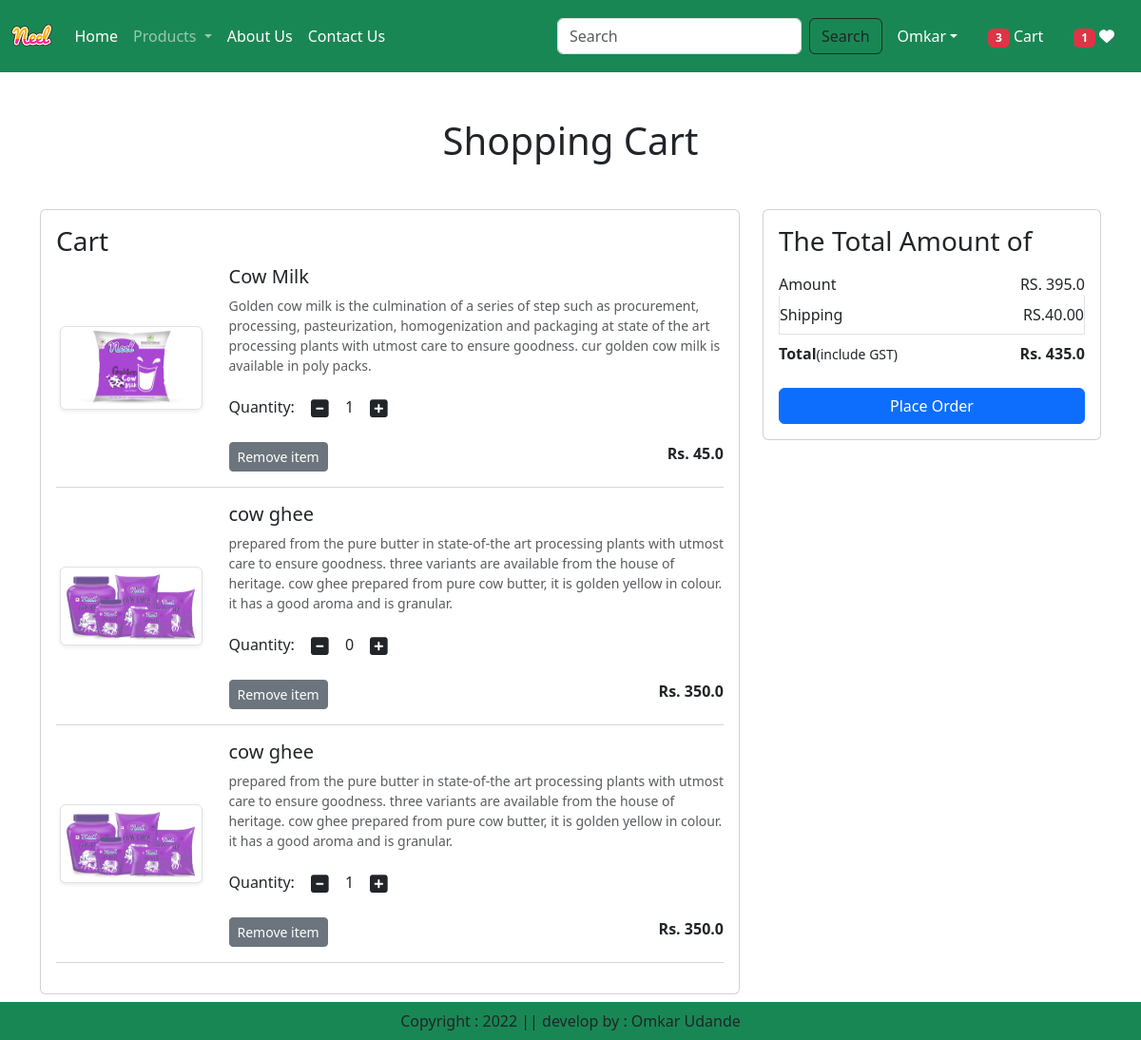
/cart/ (signed in), run on the app's committed database.
### app/models.py (models this page shows, shortened)
class Cart(models.Model):
    user = models.ForeignKey(User, on_delete=models.CASCADE)
    product = models.ForeignKey(Product,on_delete=models.CASCADE)
    quantity = models.PositiveIntegerField(default=1)

class Product(models.Model):
    title=models.CharField(max_length=100)
    selling_price=models.FloatField()
    discounted_price=models.FloatField()
    description=models.TextField()
    composition=models.TextField(default='')
    prodapp=models.TextField(default='')
    category=models.CharField(choices=CATEGORY_CHOICES, max_length=2)
    product_images=models.ImageField(upload_to='product')

### app/views.py (the view)
# urls.py: path('cart/', views.show_cart, name='showcart'),
@login_required
def show_cart(request):
    user = request.user
    cart = Cart.objects.filter(user=user)
    amount = 0
    for p in cart:
        value = p.quantity * p.product.discounted_price
        amount = amount + value
    totalamount=amount + 40
    totalitem = 0
    wishitem=0
    if request.user.is_authenticated:
        totalitem = len(Cart.objects.filter(user=request.user))
        wishitem = len(Wishlist.objects.filter(user=request.user))
    return render(request,'app/addtocart.html',locals())

### app/templates/app/addtocart.html (shortened to what this page needs)
{% extends 'app/base.html' %}
{% load static %}
{% block main-content %}
<div class="container my-5">
    <div class="row">
        {% if cart %}
        <h1 class="text-center mb-5">Shopping Cart</h1>
        <div class="col-sm-8">
            <div class="card">
                <div class="card-body">
                    <h3>Cart</h3>
                    {% for item in cart %}
                    <div class="row">
                        <div class="col-sm-3 text-center align-self-center"><img src="{{ item.product.product_images.url }}" alt=""srcset="" class="img-fluid img-thumbnail shadow-sm" height="150" width="150"></div>
                        <div class="col-sm-9">
                            <div>
                                <h5>{{item.product.title}}</h5>
                                <p class="mb-2 text-muted small">{{item.product.description}}</p>
                                <div class="my-3">
                                    <label for="quantity">Quantity:</label>
                                    <a class="minus-cart btn" pid="{{item.product.id}}"> <i class="fas fa-minus-square fa-lg"></i></a>
                                    <span id="quantity">{{item.quantity}}</span>
                                    <a class="plus-cart btn" pid="{{item.product.id}}"> <i class="fas fa-plus-square fa-lg"></i></a>
                                </div>
                                <div class="d-flex justify-content-between">
                                    <a href="#" class="remove-cart btn btn-sm btn-secondary mr-3" pid="{{item.product.id}}">Remove item</a>
                                    <p class="mb-0"><span><strong>Rs. {{item.product.discounted_price}}</strong></span></p>
                                </div>
                            </div>
                        </div>
                    </div>
                    <hr class="text-muted">
                    {% endfor %}
                </div>
            </div>
        </div>
        <div class="col-sm-4">
            <div class="card">
                <div class="card-body">
                    <h3>The Total Amount of </h3>
                    <ul class="list-group">
                        <li class="list-group-item d-flex justify-content-between align-items-center border-0 px-0 pb-0">Amount <span id="amount">RS. {{amount}}</span></li>
                        <li class="list-group-item d-flex justify-content-between align-items-center px-0">Shipping <span>RS.40.00</span></li>
                        <li class="list-group-item d-flex justify-content-between align-items-center border-0 px-0 mb-3">
                            <div>
                                <strong>Total</strong><small>(include GST)</small>
                            </div>
                            <span id="totalamount"><strong>Rs. {{totalamount}}</strong></span>
                        </li>
                    </ul>
                    <div class="d-grid"><a href="{% url 'checkout' %}" class="btn btn-primary">Place Order</a></div>
                </div>
            </div>
        </div>
        {% else %}
        <h1 class="text-center mb-5">Cart is Empty</h1>
        {% endif %}
    </div>
</div>
{% endblock main-content %}

### app/templates/app/base.html (shortened to what this page needs)
<!DOCTYPE html>
{% load static %}
<html lang="en">
<head>
    <link href="https://cdn.jsdelivr.net/npm/bootstrap@5.3.3/dist/css/bootstrap.min.css" rel="stylesheet">
    <link rel="stylesheet" href="{% static 'app/css/owl.carousel.min.css' %}" />
    <link rel="stylesheet" href="{% static 'app/css/all.min.css' %}" />
    <link rel="stylesheet" href="{% static 'app/css/style.css' %}" />
</head>
<body>
    <nav class="navbar navbar-expand-lg navbar-dark bg-success">
        <div class="container-fluid">
          <a class="navbar-brand" href="#">
            <img src="{% static 'app/images/Neel.png' %}" alt="no image" weidth="70" height="50">
          </a>
          <div class="collapse navbar-collapse" id="navbarSupportedContent">
            <ul class="navbar-nav me-auto mb-2 mb-lg-0">
              {% if request.user.is_authenticated %}
              <li class="nav-item">
                <a class="nav-link active" aria-current="page" href="/">Home</a>
              </li>
              <li class="nav-item dropdown">
                <a class="nav-link dropdown-toggle" href="#" role="button" data-bs-toggle="dropdown" aria-expanded="false">
                  Products
                </a>
              </li>
              <li class="nav-item">
                <a class="nav-link text-white" href="{% url 'about' %}">About Us</a>
              </li>
              <li class="nav-item">
                <a class="nav-link text-white" href="{% url 'contact' %}">Contact Us</a>
              </li>
            </ul>
            <form class="d-flex" role="search" action="/search">
              <input class="form-control me-2" type="search" placeholder="Search" name="search" aria-label="Search">
              <button class="btn btn-outline-dark" type="submit">Search</button>
            </form>
          </div>
          <ul class="navbar-nav me-auto mb-2 mb-lg-0">
            <li class="nav-item dropdown mx-2">
                <a class="nav-link dropdown-toggle text-white" href="#" id="profileDropdown" role="button" data-bs-toggle="dropdown"
                    aria-expanded="false">Omkar</a>
            </li>
            <li class="nav-item mx-2">
                <a href="{% url 'showcart' %}" class="nav-link text-white"><span class="badge bg-danger">{% if totalitem > 0 %} {{totalitem}}{% endif %}</span> Cart</a>
            </li>
            <li class="nav-item mx-2">
                <a href="{% url 'showwishlist' %}" class="nav-link text-white"><span class="badge bg-danger">{% if wishitem > 0 %} {{wishitem}}{% endif %}</span> <i class="fa fa-heart"></i></a>
            </li>
            {% endif %}
          </ul>
        </div>
      </nav>
      {% block main-content %}{% endblock main-content %}
      <footer class="container-fluid fixed-bottom bg-success text-center p-2 mt-5">
        Copyright : 2022 || develop by : Omkar Udande
      </footer>
</body>
</html>

### data on the page
Cart: product.product_images (picture), product "Cow Milk", product.description "Golden cow milk is the culmination of a series of step such as procurement, processing, pasteurization, homogenization and packaging at state of the art processing plants with utmost care to ensure goodness. cur golden cow milk is available in poly packs.", quantity "1", product.discounted_price "45.0"
Cart: product.product_images (picture), product "cow ghee", product.description "prepared from the pure butter in state-of-the art processing plants with utmost care to ensure goodness. three variants are available from the house of heritage. cow ghee prepared from pure cow butter, it is golden yellow in colour. it has a good aroma and is granular.", quantity "0", product.discounted_price "350.0"
Cart: product.product_images (picture), product "cow ghee", product.description "prepared from the pure butter in state-of-the art processing plants with utmost care to ensure goodness. three variants are available from the house of heritage. cow ghee prepared from pure cow butter, it is golden yellow in colour. it has a good aroma and is granular.", quantity "1", product.discounted_price "350.0"

### other printed values
{{ totalitem }} "3"
{{ wishitem }} "1"
{{ amount }} "395.0"
{{ totalamount }} "435.0"
